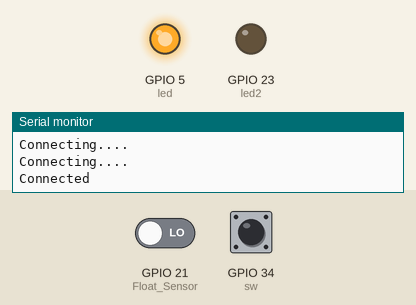
This sketch was run on a simulated ESP32. Parts: output pins drawn as LEDs (lit = HIGH), the last lines printed to the serial monitor. The inputs (shaded band) are chosen by the test bench; at power-on: GPIO 21 (Float_Sensor) LOW, GPIO 34 (sw) LOW. WiFi joins after 1.5 s; servers stay silent unless stated; uploads are accepted with an empty reply.

Above: at 3.2 s.
3.3 s: GPIO 21 (Float_Sensor) driven HIGH
At 4.4 s:
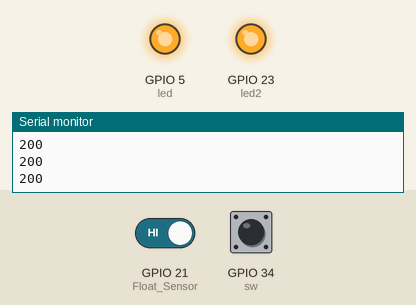
4.8 s: GPIO 34 (sw) pulled HIGH for 0.15 s
At 4.9 s:
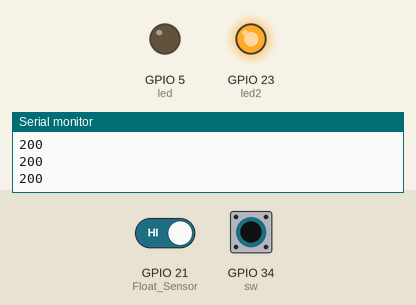
6.5 s: GPIO 34 (sw) pulled HIGH for 3.2 s
At 10.5 s:
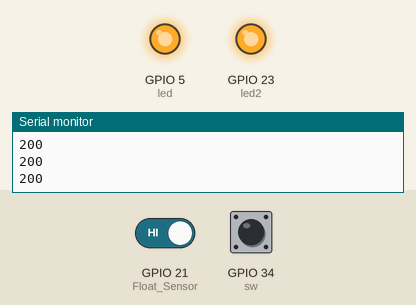
11.2 s: GPIO 21 (Float_Sensor) driven LOW
At 11.6 s:
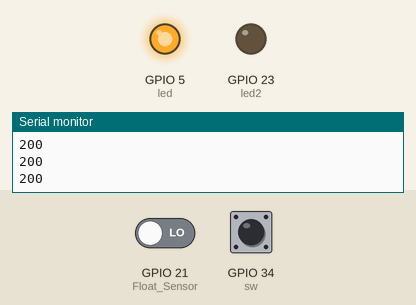
Timing chart, 0 to 13.7 s (numbered marks = the images above; inputs shaded):
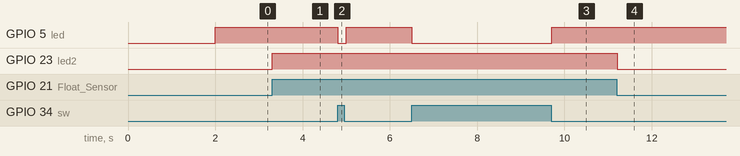

The sketch:

nongphopnarak.ino
```cpp
#include <WiFi.h>
#include <HTTPClient.h>
#include <ArduinoJson.h>

int led = 5;
int led2 = 23;
int sw = 34;
#define Float_Sensor 21

const char* ssid = "realme XT";
const char* password = "sira12345";
const char* url_put = "https://beatsets.info/api/car/4";

static TaskHandle_t Task1 = NULL;
static TaskHandle_t Task2 = NULL;

char str[50];
String names;
const int _size = 2*JSON_OBJECT_SIZE(4);

StaticJsonDocument<_size> JSONPut;


void WiFi_Connect(){
  WiFi.disconnect();
  WiFi.begin(ssid,password);
  while(WiFi.status() != WL_CONNECTED){
    delay(1000);
    Serial.println("Connecting....");
  }
   Serial.println("Connected");
}


void _putc(bool has) {
  if(WiFi.status() == WL_CONNECTED) {
    HTTPClient http;

    http.begin(url_put);
    http.addHeader("Content-Type", "application/json");

    JSONPut["has_accident"] = has;
    JSONPut["has_drowned"] = false;
    serializeJson(JSONPut, str);
    int httpCode = http.PUT(str);

    if(httpCode == HTTP_CODE_OK) {
      String payload = http.getString();
      Serial.println(httpCode);
      Serial.println(payload);
      }else {
          Serial.println(httpCode);
          Serial.println("ERROR on HTTP Request");
      }
    }else {
            WiFi_Connect();
          }
    delay(100);
  }


void _putf(bool has) {
  if(WiFi.status() == WL_CONNECTED) {
    HTTPClient http;

    http.begin(url_put);
    http.addHeader("Content-Type", "application/json");

    JSONPut["has_accident"] = false;
    JSONPut["has_drowned"] = has;
    serializeJson(JSONPut, str);
    int httpCode = http.PUT(str);

    if(httpCode == HTTP_CODE_OK) {
      String payload = http.getString();
      Serial.println(httpCode);
      Serial.println(payload);
      }else {
          Serial.println(httpCode);
          Serial.println("ERROR on HTTP Request");
      }
    }else {
            WiFi_Connect();
          }
    delay(100);
  }

void Crash(void *parameter){
  while (1){
      if (digitalRead(sw) == 1){
        digitalWrite(led, LOW);
      }else{
        digitalWrite(led, HIGH);
      }
      vTaskDelay(100/ portTICK_PERIOD_MS);
    }
}

void Float(void *parameter){
  while (1){
    if (digitalRead(Float_Sensor) == HIGH){
      digitalWrite(led2, HIGH);
    }else{
      digitalWrite(led2, LOW);
    }
   vTaskDelay(100/ portTICK_PERIOD_MS);
  }
}


void setup() {
  Serial.begin(115200);
  WiFi_Connect();
  pinMode(led, OUTPUT);
  pinMode(led2, OUTPUT);
  pinMode(sw, INPUT);
  pinMode(Float_Sensor, INPUT);
  digitalWrite(led, HIGH);
  digitalWrite(led2, LOW);

  xTaskCreatePinnedToCore(Crash, "Task_1", 1024, NULL, 1, &Task1, 1);
  xTaskCreatePinnedToCore(Float, "Task_2", 1024, NULL, 1, &Task2, 1);
}

void loop() {
  if (digitalRead(sw) == 1){
    _putc(true);
    }
  if (digitalRead(Float_Sensor) == HIGH){
    _putf(true);
  }
  delay(100);
}
```

Measured:
- after the input at 3.3 s, GPIO 23 (led2): LOW → HIGH at once
- after the input at 4.8 s, GPIO 5 (led): HIGH → LOW at once, → HIGH 0.20 s later
- after the input at 6.5 s, GPIO 5 (led): HIGH → LOW at once, → HIGH 3.2 s later
- after the input at 11.2 s, GPIO 23 (led2): HIGH → LOW at once
